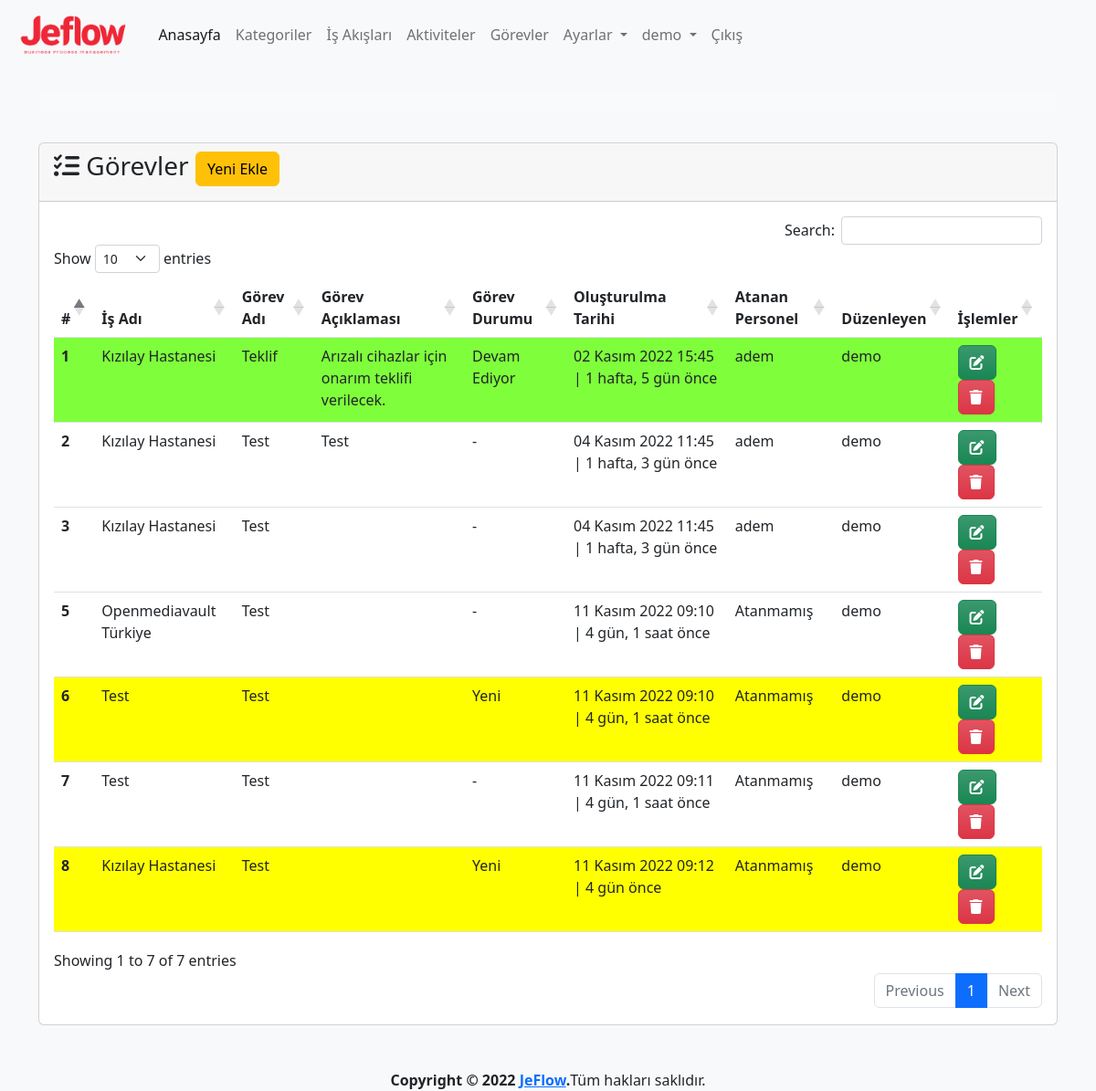
The page /task/ (signed in) on the database as committed earlier.
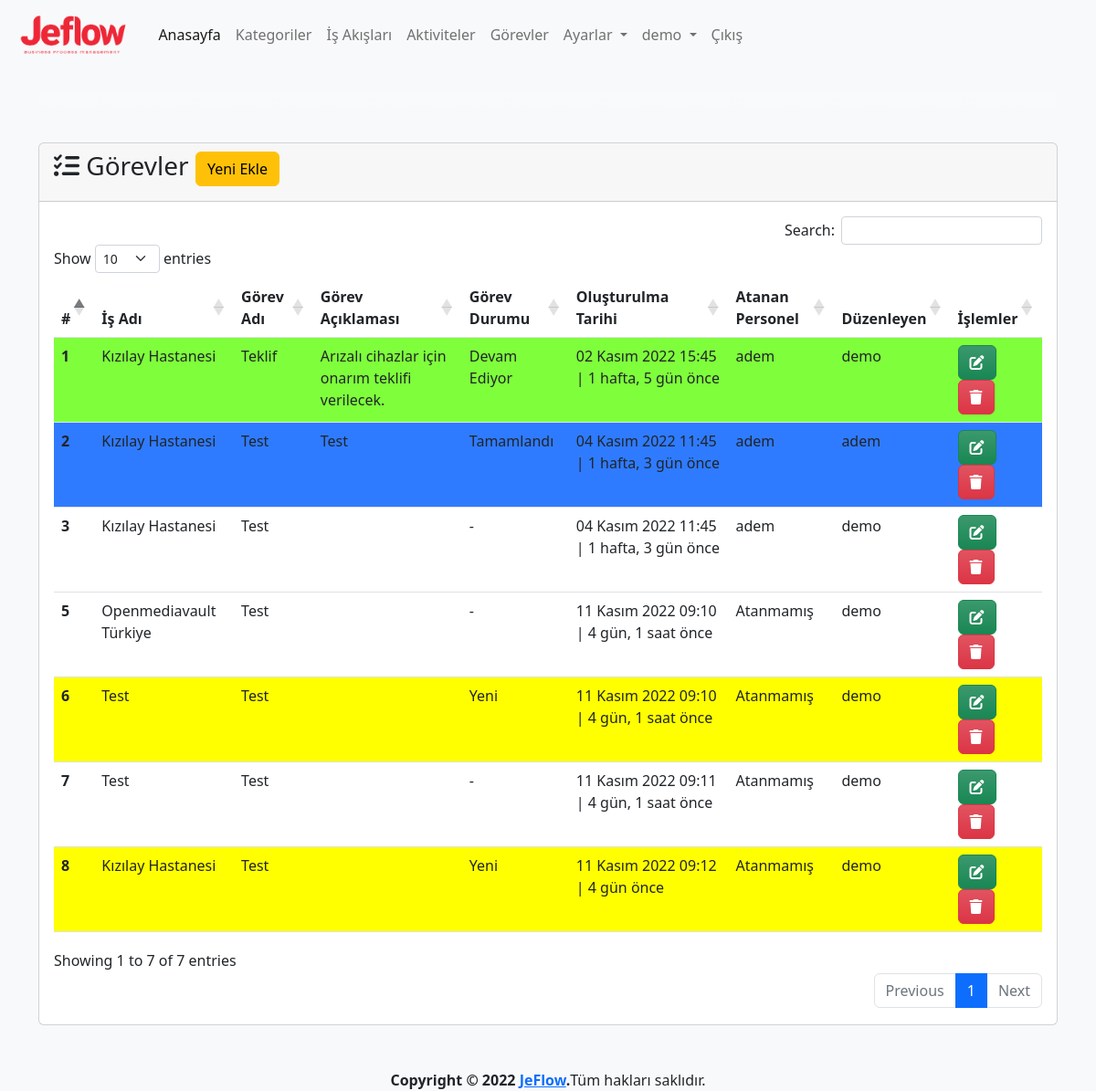
The same page on the database as committed later.
### app/models.py (models this page shows, shortened)
class Task(models.Model):
    process=models.ForeignKey(Process,on_delete=models.CASCADE,verbose_name='İş Adı')
    name=models.CharField(max_length=500,verbose_name='Görev Adı')
    description=models.TextField(verbose_name='Görev Açıklaması', blank=True, null=True)
    state=models.ForeignKey(State, on_delete=models.SET_NULL,verbose_name='Durum', blank=True, null=True)
    assigned_user=models.ForeignKey(User,on_delete=models.SET_NULL,related_name='assigned_user',verbose_name='Atanan Personel', blank=True, null=True)
    created_date=models.DateTimeField(auto_now_add=True, verbose_name='Oluşturulma Tarihi')
    user=models.ForeignKey(User,on_delete=models.CASCADE,verbose_name='Kullanıcı', blank=True, null=True)
    class Meta:
        verbose_name='Görev'
        verbose_name_plural='Görevler'

class Process(models.Model):
    category=models.ForeignKey(Category,on_delete=models.CASCADE,verbose_name='Kategori')
    name=models.CharField(max_length=500,verbose_name='İş Akış Adı')
    description=models.TextField(verbose_name='İş Akış Açıklaması', blank=True, null=True)
    state=models.ForeignKey(State, on_delete=models.SET_NULL,verbose_name='Durum', blank=True, null=True)
    created_date=models.DateTimeField(auto_now_add=True, verbose_name='Oluşturulma Tarihi')
    user=models.ForeignKey(User,on_delete=models.CASCADE,verbose_name='Kullanıcı', blank=True, null=True)
    def __str__(self):
        return self.name # + ' - ' + self.created_date.strftime("%d.%m.%Y, %H:%M:%S")
    class Meta:
        verbose_name='İş Akışı'
        verbose_name_plural='İş Akışları'

class State(models.Model):
    name=models.CharField(max_length=100,verbose_name='Durum')
    description=models.TextField(verbose_name='Açıklama', blank=True, null=True)
    color=ColorField(default='#FFFFFF',verbose_name='Renk')
    created_date=models.DateTimeField(auto_now_add=True, verbose_name='Oluşturulma Tarihi', blank=True, null=True)
    user=models.ForeignKey(User,on_delete=models.PROTECT,verbose_name='Kullanıcı', blank=True, null=True)
    def __str__(self):
        return self.name
    class Meta:
        verbose_name='Durum'
        verbose_name_plural='Durumlar'

### app/views.py (the view, shortened to what this page needs)
# urls.py: path('task/', views.task, name='task'),
@login_required(login_url='/user/login/')
def task(request):
    state=get_object_or_404(State,name='Yeni')
    task_form=TaskForm(initial={'state':state})
    tasks = Task.objects.order_by('created_date')
    context = {
        'task_form':task_form,
        'tasks': tasks
    }
    return render(request, 'app/task.html', context)

### app/forms.py
class TaskForm(forms.ModelForm):
    class Meta:
        model=Task
        fields=('process','name','description','assigned_user','state')

### templates/app/task.html (shortened to what this page needs)
{% extends 'layout.html' %}
{% load humanize %}
{% block content %}
{% load crispy_forms_tags %}
<div class="row mt-3">
    <div class="col-md-12">
        <div class="card">
            <div class="card-header">
                <h3 class="card-title">
                    <i class="fa-solid fa-list-check"></i>
                    Görevler
                    <button type="button" class="btn btn-warning" data-bs-toggle="modal" data-bs-target="#taskModal">
                        Yeni Ekle
                    </button>
                </h3>
            </div>
            <div class="card-body">
                {% if tasks %}
                <table id="task" class="table table-hover">
                    <thead>
                        <tr>
                            <th scope="col">#</th>
                            <th scope="col">İş Adı</th>
                            <th scope="col">Görev Adı</th>
                            <th scope="col">Görev Açıklaması</th>
                            <th scope="col">Görev Durumu</th>
                            <th scope="col">Oluşturulma Tarihi</th>
                            <th scope="col">Atanan Personel</th>
                            <th scope="col">Düzenleyen</th>
                            <th scope="col">İşlemler</th>
                        </tr>
                    </thead>
                    <tbody>
                        {% for task in tasks %}
                        <tr style="background-color: {{ task.state.color }}">
                            <th scope="row">{{ task.id }}</th>
                            <td>{{ task.process }}</td>
                            <td>{{ task.name }}</td>
                            <td>{{ task.description }}</td>
                            <td>
                                {% if task.state is not None %}
                                {{task.state}}
                                {% else %}
                                -
                                {% endif %}
                            </td>
                            <td>{{ task.created_date }} | {{ task.created_date | timesince}} önce</td>
                            <td>
                                {% if task.assigned_user is not None%}
                                {{ task.assigned_user }}
                                {% else %}
                                Atanmamış
                                {% endif %}
                            </td>
                            <td>{{ task.user }}</td>
                            <td>
                                <a class="btn btn-success bg-gradient" href="{% url 'task_update' task.id %}"
                                    data-bs-toggle="popover" data-bs-trigger="hover" data-bs-title="Düzenle"
                                    data-bs-content="Seçili satırdaki kaydı düzenler.">
                                    <i class="fa-solid fa-pen-to-square"></i>
                                </a>
                                <a class="btn btn-danger bg-gradient" href="{% url 'task_delete' task.id %}"
                                    data-bs-toggle="popover" data-bs-trigger="hover" data-bs-title="Sil"
                                    data-bs-content="Seçili satırdaki kaydı siler.">
                                    <i class="fa-solid fa-trash"></i>
                                </a>
                            </td>
                        </tr>
                        {% endfor %}
                    </tbody>
                </table>
                {% else %}
                <div class="alert alert-warning">
                    <p>Görev bulunamadı.</p>
                </div>
                {% endif %}
            </div>
        </div>
    </div>
</div>
{% endblock %}

Rows that differ between the two databases and show on the page:
changed Task id 2: state (not shown) → "Tamamlandı"; user "demo" → "adem"; no longer shows "-"
